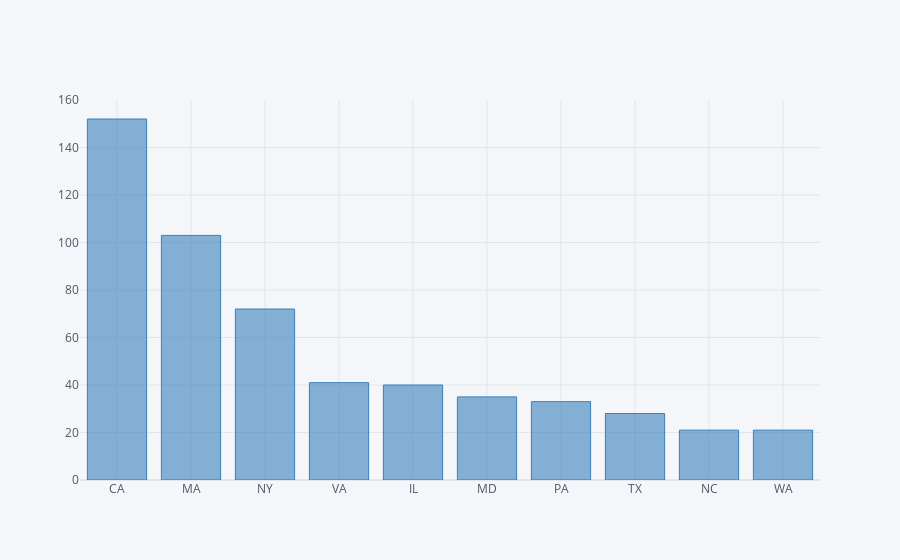

Notebook code for this chart:
### Markdown cell above
##### We see that for most of the top 5 cities with the highest paying job, are within their respective state. However, Mountain View, a city in California, is not within massachusetts.

### Code cell
data['State'].value_counts().nlargest(10).iplot(kind='bar', color='blue')

### Figure 1 — Plotly figure (JSON) as saved in the notebook; plotly's stock layout.template omitted (floating-point values rounded to 4 significant figures)
{"data": [{"marker": {"color": "rgba(55, 128, 191, 0.6)", "line": {"color": "rgba(55, 128, 191, 1.0)", "width": 1}}, "name": "State", "orientation": "v", "text": "", "type": "bar", "x": ["CA", "MA", "NY", "VA", "IL", "MD", "PA", "TX", "NC", "WA"], "y": [152, 103, 72, 41, 40, 35, 33, 28, 21, 21]}], "layout": {"legend": {"bgcolor": "#F5F6F9", "font": {"color": "#4D5663"}}, "paper_bgcolor": "#F5F6F9", "plot_bgcolor": "#F5F6F9", "title": {"font": {"color": "#4D5663"}}, "xaxis": {"gridcolor": "#E1E5ED", "showgrid": true, "tickfont": {"color": "#4D5663"}, "title": {"font": {"color": "#4D5663"}, "text": ""}, "zerolinecolor": "#E1E5ED"}, "yaxis": {"gridcolor": "#E1E5ED", "showgrid": true, "tickfont": {"color": "#4D5663"}, "title": {"font": {"color": "#4D5663"}, "text": ""}, "zerolinecolor": "#E1E5ED"}}}
